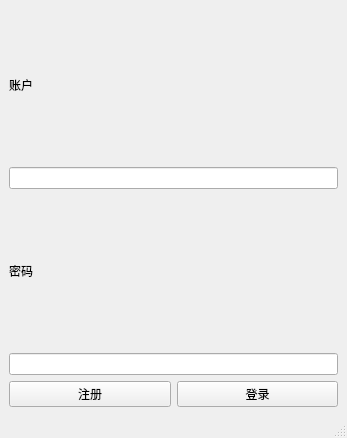
<?xml version="1.0" encoding="UTF-8"?>
<ui version="4.0">
 <class>Login</class>
 <widget class="QMainWindow" name="Login">
  <property name="geometry">
   <rect>
    <x>0</x>
    <y>0</y>
    <width>347</width>
    <height>438</height>
   </rect>
  </property>
  <property name="windowTitle">
   <string>MainWindow</string>
  </property>
  <widget class="QWidget" name="centralwidget">
   <layout class="QVBoxLayout" name="verticalLayout_2">
    <item>
     <layout class="QVBoxLayout" name="verticalLayout">
      <item>
       <widget class="QLabel" name="label">
        <property name="text">
         <string>账户</string>
        </property>
       </widget>
      </item>
      <item>
       <widget class="QLineEdit" name="lineEdit"/>
      </item>
      <item>
       <widget class="QLabel" name="label_2">
        <property name="text">
         <string>密码</string>
        </property>
       </widget>
      </item>
      <item>
       <widget class="QLineEdit" name="lineEdit_2"/>
      </item>
     </layout>
    </item>
    <item>
     <layout class="QHBoxLayout" name="horizontalLayout">
      <item>
       <widget class="QPushButton" name="pushButton">
        <property name="text">
         <string>注册</string>
        </property>
       </widget>
      </item>
      <item>
       <widget class="QPushButton" name="pushButton_2">
        <property name="text">
         <string>登录</string>
        </property>
       </widget>
      </item>
     </layout>
    </item>
   </layout>
  </widget>
  <widget class="QMenuBar" name="menubar">
   <property name="geometry">
    <rect>
     <x>0</x>
     <y>0</y>
     <width>347</width>
     <height>26</height>
    </rect>
   </property>
  </widget>
  <widget class="QStatusBar" name="statusbar"/>
 </widget>
 <resources/>
 <connections/>
</ui>
